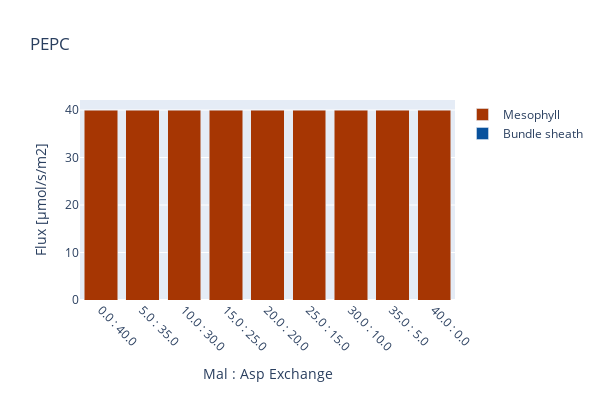

The notebook cell this image was saved under:
### Code cell
create_bar_plot_rxn(D_fba, D_exp,
                    {'[M]_PEPC2_c': 'Mesophyll', '[B]_PEPC2_c': 'Bundle sheath'},
                    'PEPC', xaxis_title,
                     stacked = True, save_fig=save_fig)

### Figure 1 — Plotly figure (JSON) as saved in the notebook; plotly's stock layout.template omitted (floating-point values rounded to 4 significant figures)
{"data": [{"marker": {"color": "rgb(8,81,156)"}, "name": "Bundle sheath", "type": "bar", "x": ["0.0 : 40.0", "5.0 : 35.0", "10.0 : 30.0", "15.0 : 25.0", "20.0 : 20.0", "25.0 : 15.0", "30.0 : 10.0", "35.0 : 5.0", "40.0 : 0.0"], "y": [0, 0, 0, 0, 0, 0, 0, 0, 0]}, {"marker": {"color": "rgb(166,54,3)"}, "name": "Mesophyll", "type": "bar", "x": ["0.0 : 40.0", "5.0 : 35.0", "10.0 : 30.0", "15.0 : 25.0", "20.0 : 20.0", "25.0 : 15.0", "30.0 : 10.0", "35.0 : 5.0", "40.0 : 0.0"], "y": [39.99, 39.99, 39.99, 39.99, 39.99, 39.99, 39.99, 39.99, 40.0]}], "layout": {"barmode": "stack", "height": 400, "margin": {"b": 100}, "title": {"text": "PEPC"}, "width": 600, "xaxis": {"tickangle": 45, "title": {"text": "Mal : Asp Exchange"}}, "yaxis": {"autorange": true, "title": {"text": "Flux [µmol/s/m2]"}}}}
